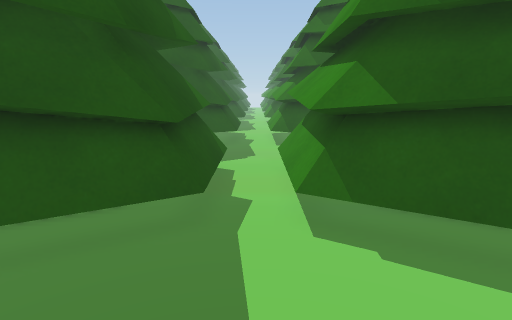
View 1 (above)

16 first-person views from a walk through a 3-D level made in the Unity game engine. The camera is 1.4 m above the floor, tilts 12° down and sees 80° across. The floor is counted in squares, 0.5 m on a side. Each view is taken from the middle of a square. On the plan, view 1 faces up. The plan holds only what a view shows up to about 20 squares ahead; the rest is blank. The place goes on beyond the plan. Some animated figures are left out.

View 2
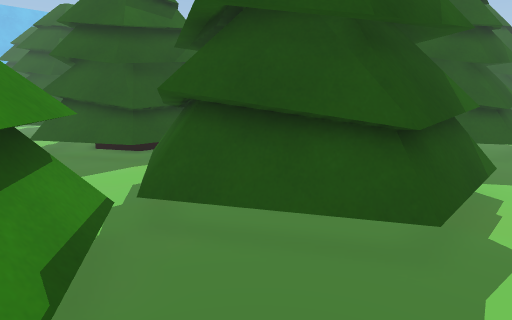

View 3
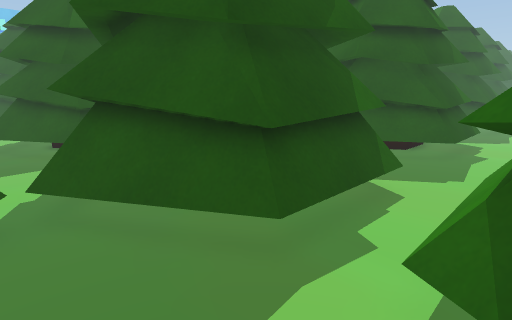

View 4
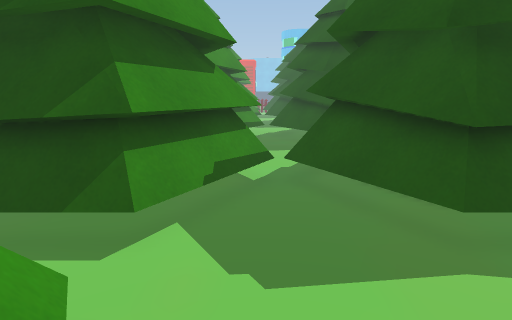

View 5
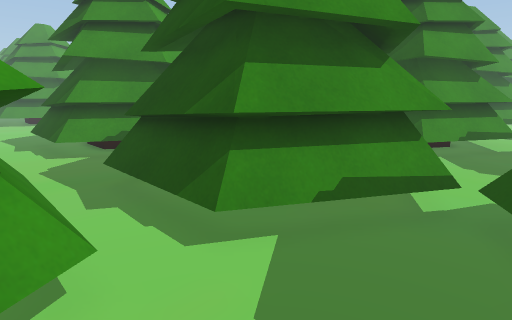

View 6
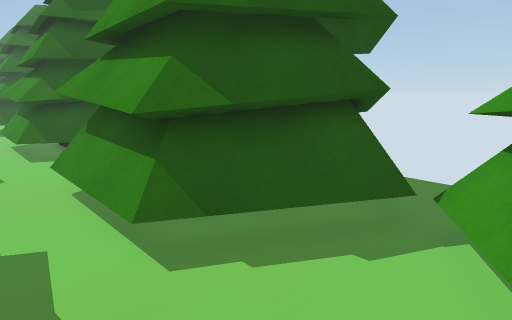

View 7
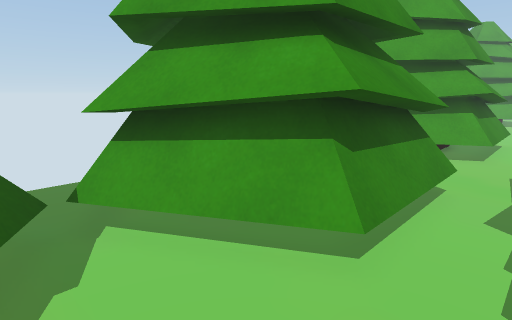

View 8
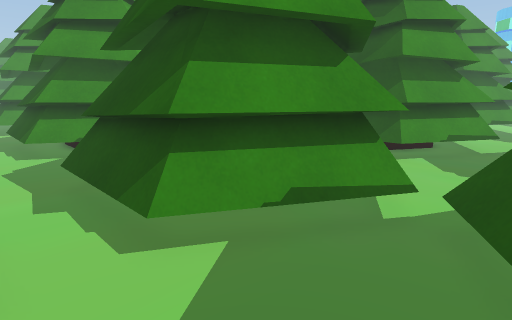

View 9
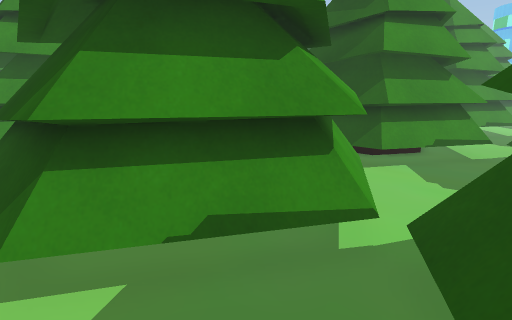

View 10
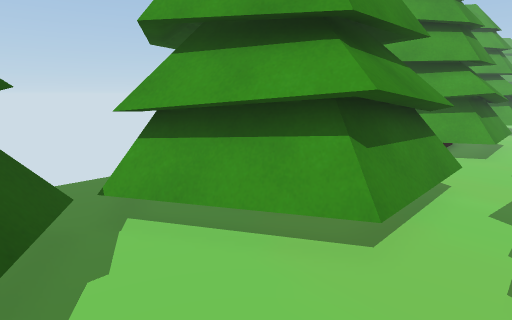

View 11
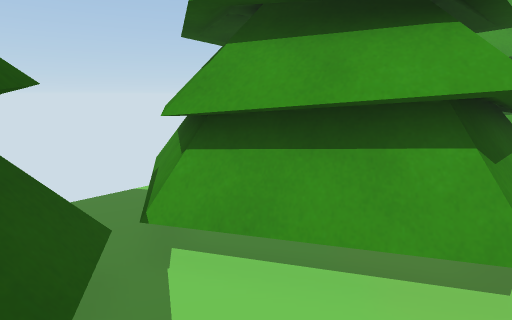

View 12
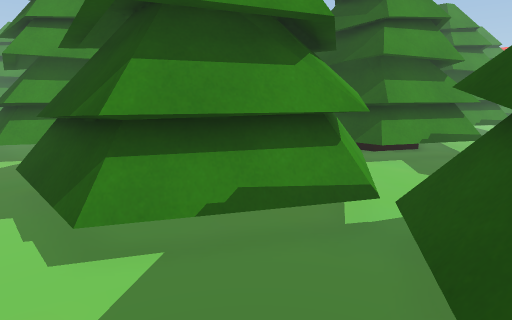

View 13
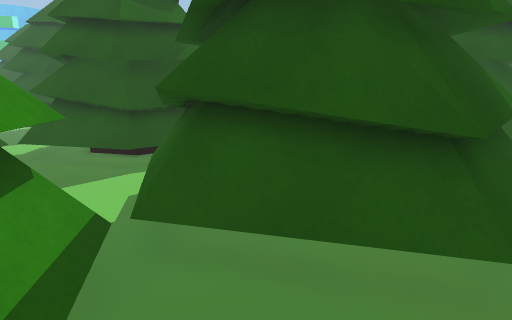

View 14
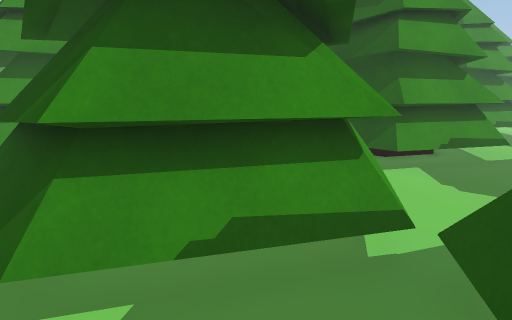

View 15
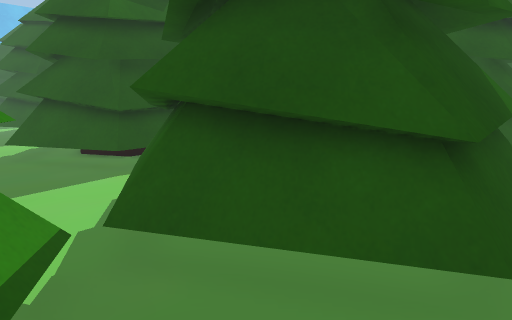

View 16
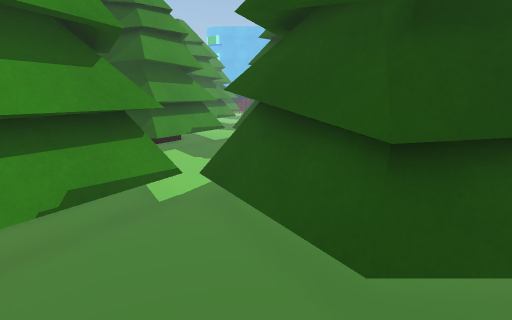

### Floor plan
Key: @ floor where view 1 was taken; . floor; T tree; O other object.
Columns run from 27 left of view 1 to 8 right of it. Each row starts with its distance up from view 1.
 10             TT         TTTT.TTTT
  9             TTT        TTTT.TTTT
  8             TTT   TT   TTTT.TTTT
  7  TT       TTTTT. TTTTTTTTTT.TTTTT
  6 TTT     TTTTTTT..TTTTTTTTT..TTTTT
  5 TT  ...  TTTT.....TTTTTTT.....TTTT
  4  ........ TT........TTT.........TT
  3  ........ T..........T...........T.
  2  .......  TT.......TTTTT.......TTTTT
  1         TTTTTT...TTTTTTTTT...TTTTTTT
  0        TTTTTTTT..TTTTTTTTTT@TTTTTTTT
 -1           TTTTT  TTTT TTTTT.TTTT  TT
 -2             TTT        TTTT.TTTT   T
 -3            TTTT        TTTT.TTTT
 -4           TTTTT  TTTT TTTTT.TTTT   T
 -5  OO     TTTTTTT..TTTTTTTTTT.TTTTTTTT
 -6         TTTTTT...TTTTTTTTT...TTTTTTT
 -7  .......  TTT......TTTTT.......TTTT
 -8  .......  T..........T..........TT.
 -9     ....  TT........TTT.........TT
-10 TT   ..  TTTT.....TTTTTTT.....TTTTT
-11  T      TTTTTTT..TTTTTTTTT..TTTTTTTT
-12  TT       TTTTT  TTTTTTTTTT.TTTTT TT
-13             TTT   TT   TTTT.TTTT   T
-14             TTT        TTTT.TTT
-15             TT         TTTT.TTTT
-16              T        TTTTT.TTTT
-17                       TTTT..T T

Where each view was taken, in squares from view 1:
view 1: 0 up, 0 right, facing up
view 2: 1 up, 0 right, facing up-left
view 3: 9 down, 2 right, facing up-left
view 4: 9 down, 4 right, facing left
view 5: 7 down, 2 right, facing down-left
view 6: 10 down, 1 left, facing up-right
view 7: 7 down, 1 left, facing down-right
view 8: 5 up, 1 right, facing down-left
view 9: 5 up, 1 left, facing down-left
view 10: 5 up, 1 left, facing down-right
view 11: 5 up, 1 right, facing down-right
view 12: 6 down, 0 right, facing down-left
view 13: 10 down, 1 left, facing up-left
view 14: 7 down, 1 left, facing down-left
view 15: 2 up, 1 left, facing up-left
view 16: 5 up, 2 right, facing left
